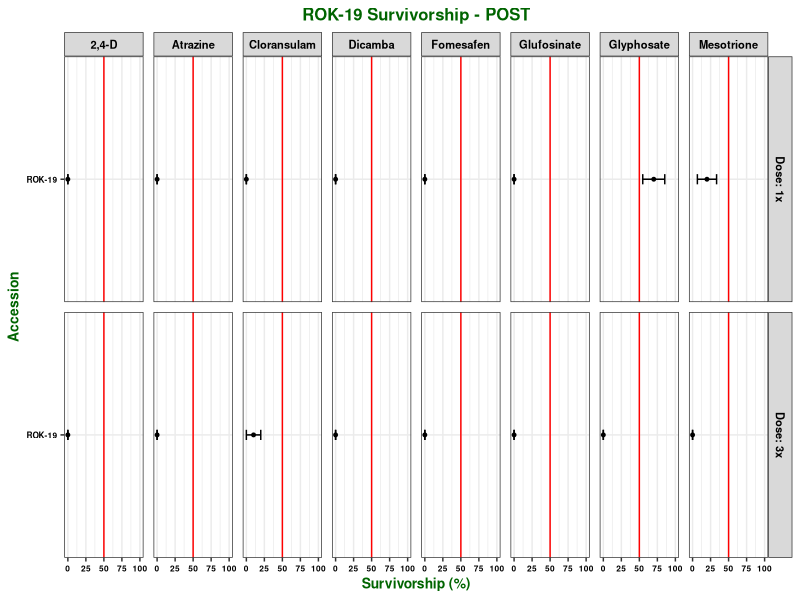

Write R code to recreate this figure. (Note: this script raises an error after producing the figure.)
## ---- chunk 1

knitr::opts_chunk$set(echo = TRUE)
library(dplyr)
library(ggplot2)
library(ggpubr)
library(car)
library(doBy)
library(plotrix)

## ---- chunk 2

data <- read.csv("Data_biored.csv")

str(data)

data$run <- as.factor(data$run)

data$pop <- as.factor(data$pop)

data$herb <- as.factor(data$herb)

data$dose <- as.factor(data$dose)

data$rep <- as.factor(data$rep)

str(data)

## ---- chunk 3

fun <- function(x){
  c(n = sum(!is.na(x)),
    mean = mean(x, na.rm = TRUE), 
    VAR = var(x, na.rm = TRUE), 
    SD = sd(x, na.rm = TRUE), 
    SE = std.error(x, na.rm = TRUE),
    CI = qnorm(1- 0.05/2) * std.error(x))
}


summary <- summaryBy(cbind(biomass,surv) ~ pop + herb + dose, data = data,
          FUN=fun)

## ---- chunk 4

dose_labels <- c("1x" = "Dose: 1x", "3x" = "Dose: 3x")

ggplot(summary, aes(x = surv.mean*100, y = pop)) +
  xlim(0, 100) + 
  geom_point(size = 1) + 
  geom_vline(xintercept = 50, size = 0.5, colour = "red") +
  geom_errorbar(aes(xmin = (surv.mean*100) - (surv.SE*100), xmax = (surv.mean*100) + (surv.SE*100), width = 0.05)) + 
  facet_grid(dose ~ herb, labeller = labeller(dose = dose_labels))  +
  labs(title = "ROK-19 Survivorship - POST", x = "Survivorship (%)", y = "Accession") + 
  theme_bw() +
  theme (plot.title = element_text(face = "bold", hjust = 0.5, size = 12, colour = "darkgreen"), 
         axis.title = element_text(face = "bold", size = 10, colour = "darkgreen"), 
         axis.text = element_text(face = "bold", size = 6, colour = "black"),
         strip.text = element_text(face = "bold", size = 8, colour = "black"),
         panel.spacing = unit(0.5, "lines")) +
  ggsave("SURVIVORSHIP_ROK-19.jpeg", units = "in", width = 8, height = 4, dpi = 600)

